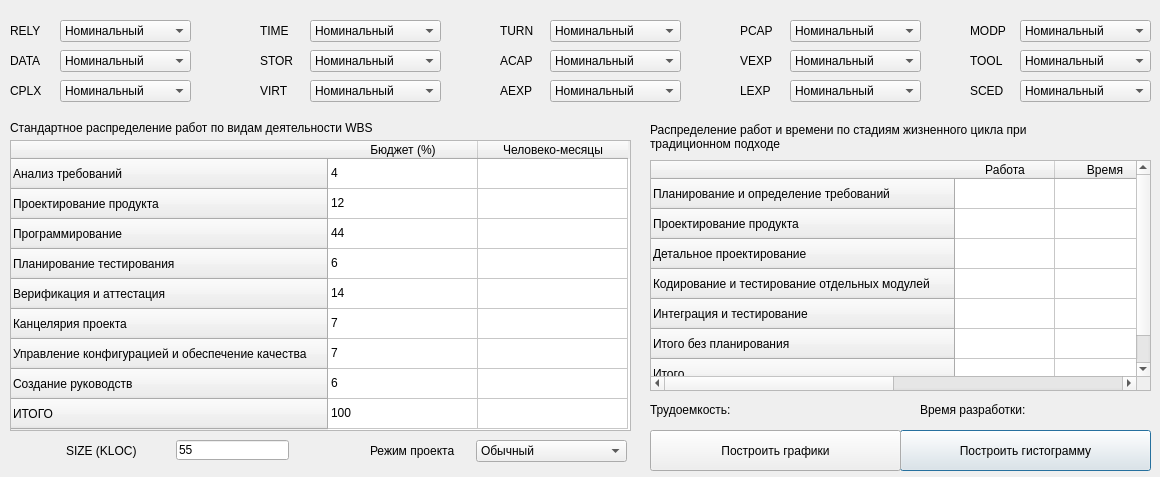
<?xml version="1.0" encoding="UTF-8"?>
<ui version="4.0">
 <class>Dialog</class>
 <widget class="QDialog" name="Dialog">
  <property name="geometry">
   <rect>
    <x>0</x>
    <y>0</y>
    <width>1160</width>
    <height>477</height>
   </rect>
  </property>
  <property name="minimumSize">
   <size>
    <width>1160</width>
    <height>477</height>
   </size>
  </property>
  <property name="maximumSize">
   <size>
    <width>1160</width>
    <height>477</height>
   </size>
  </property>
  <property name="windowTitle">
   <string>COCOMO</string>
  </property>
  <widget class="QComboBox" name="comboBox_1">
   <property name="geometry">
    <rect>
     <x>60</x>
     <y>20</y>
     <width>131</width>
     <height>22</height>
    </rect>
   </property>
   <property name="currentIndex">
    <number>2</number>
   </property>
   <item>
    <property name="text">
     <string>Очень низкий</string>
    </property>
   </item>
   <item>
    <property name="text">
     <string>Низкий</string>
    </property>
   </item>
   <item>
    <property name="text">
     <string>Номинальный</string>
    </property>
   </item>
   <item>
    <property name="text">
     <string>Высокий</string>
    </property>
   </item>
   <item>
    <property name="text">
     <string>Очень высокий</string>
    </property>
   </item>
  </widget>
  <widget class="QComboBox" name="comboBox_2">
   <property name="geometry">
    <rect>
     <x>60</x>
     <y>50</y>
     <width>131</width>
     <height>22</height>
    </rect>
   </property>
   <property name="currentIndex">
    <number>1</number>
   </property>
   <item>
    <property name="text">
     <string>Низкий</string>
    </property>
   </item>
   <item>
    <property name="text">
     <string>Номинальный</string>
    </property>
   </item>
   <item>
    <property name="text">
     <string>Высокий</string>
    </property>
   </item>
   <item>
    <property name="text">
     <string>Очень высокий</string>
    </property>
   </item>
  </widget>
  <widget class="QLabel" name="label">
   <property name="geometry">
    <rect>
     <x>10</x>
     <y>20</y>
     <width>39</width>
     <height>21</height>
    </rect>
   </property>
   <property name="text">
    <string>RELY</string>
   </property>
  </widget>
  <widget class="QLabel" name="label_2">
   <property name="geometry">
    <rect>
     <x>10</x>
     <y>50</y>
     <width>39</width>
     <height>21</height>
    </rect>
   </property>
   <property name="text">
    <string>DATA</string>
   </property>
  </widget>
  <widget class="QLabel" name="label_3">
   <property name="geometry">
    <rect>
     <x>10</x>
     <y>80</y>
     <width>39</width>
     <height>21</height>
    </rect>
   </property>
   <property name="text">
    <string>CPLX</string>
   </property>
  </widget>
  <widget class="QLabel" name="label_4">
   <property name="geometry">
    <rect>
     <x>260</x>
     <y>20</y>
     <width>39</width>
     <height>21</height>
    </rect>
   </property>
   <property name="text">
    <string>TIME</string>
   </property>
  </widget>
  <widget class="QLabel" name="label_5">
   <property name="geometry">
    <rect>
     <x>260</x>
     <y>50</y>
     <width>39</width>
     <height>21</height>
    </rect>
   </property>
   <property name="text">
    <string>STOR</string>
   </property>
  </widget>
  <widget class="QLabel" name="label_6">
   <property name="geometry">
    <rect>
     <x>260</x>
     <y>80</y>
     <width>39</width>
     <height>21</height>
    </rect>
   </property>
   <property name="text">
    <string>VIRT</string>
   </property>
  </widget>
  <widget class="QLabel" name="label_7">
   <property name="geometry">
    <rect>
     <x>500</x>
     <y>20</y>
     <width>39</width>
     <height>21</height>
    </rect>
   </property>
   <property name="text">
    <string>TURN</string>
   </property>
  </widget>
  <widget class="QLabel" name="label_8">
   <property name="geometry">
    <rect>
     <x>500</x>
     <y>50</y>
     <width>39</width>
     <height>21</height>
    </rect>
   </property>
   <property name="text">
    <string>ACAP</string>
   </property>
  </widget>
  <widget class="QLabel" name="label_9">
   <property name="geometry">
    <rect>
     <x>500</x>
     <y>80</y>
     <width>39</width>
     <height>21</height>
    </rect>
   </property>
   <property name="text">
    <string>AEXP</string>
   </property>
  </widget>
  <widget class="QLabel" name="label_10">
   <property name="geometry">
    <rect>
     <x>740</x>
     <y>20</y>
     <width>39</width>
     <height>21</height>
    </rect>
   </property>
   <property name="text">
    <string>PCAP</string>
   </property>
  </widget>
  <widget class="QLabel" name="label_11">
   <property name="geometry">
    <rect>
     <x>740</x>
     <y>50</y>
     <width>39</width>
     <height>21</height>
    </rect>
   </property>
   <property name="text">
    <string>VEXP</string>
   </property>
  </widget>
  <widget class="QLabel" name="label_12">
   <property name="geometry">
    <rect>
     <x>740</x>
     <y>80</y>
     <width>39</width>
     <height>21</height>
    </rect>
   </property>
   <property name="text">
    <string>LEXP</string>
   </property>
  </widget>
  <widget class="QLabel" name="label_13">
   <property name="geometry">
    <rect>
     <x>970</x>
     <y>20</y>
     <width>39</width>
     <height>21</height>
    </rect>
   </property>
   <property name="text">
    <string>MODP</string>
   </property>
  </widget>
  <widget class="QLabel" name="label_14">
   <property name="geometry">
    <rect>
     <x>970</x>
     <y>50</y>
     <width>39</width>
     <height>21</height>
    </rect>
   </property>
   <property name="text">
    <string>TOOL</string>
   </property>
  </widget>
  <widget class="QLabel" name="label_15">
   <property name="geometry">
    <rect>
     <x>970</x>
     <y>80</y>
     <width>39</width>
     <height>21</height>
    </rect>
   </property>
   <property name="text">
    <string>SCED</string>
   </property>
  </widget>
  <widget class="QComboBox" name="comboBox_3">
   <property name="geometry">
    <rect>
     <x>60</x>
     <y>80</y>
     <width>131</width>
     <height>22</height>
    </rect>
   </property>
   <property name="currentIndex">
    <number>2</number>
   </property>
   <item>
    <property name="text">
     <string>Очень низкий</string>
    </property>
   </item>
   <item>
    <property name="text">
     <string>Низкий</string>
    </property>
   </item>
   <item>
    <property name="text">
     <string>Номинальный</string>
    </property>
   </item>
   <item>
    <property name="text">
     <string>Высокий</string>
    </property>
   </item>
   <item>
    <property name="text">
     <string>Очень высокий</string>
    </property>
   </item>
  </widget>
  <widget class="QComboBox" name="comboBox_4">
   <property name="geometry">
    <rect>
     <x>310</x>
     <y>20</y>
     <width>131</width>
     <height>22</height>
    </rect>
   </property>
   <property name="currentIndex">
    <number>0</number>
   </property>
   <item>
    <property name="text">
     <string>Номинальный</string>
    </property>
   </item>
   <item>
    <property name="text">
     <string>Высокий</string>
    </property>
   </item>
   <item>
    <property name="text">
     <string>Очень высокий</string>
    </property>
   </item>
  </widget>
  <widget class="QComboBox" name="comboBox_5">
   <property name="geometry">
    <rect>
     <x>310</x>
     <y>50</y>
     <width>131</width>
     <height>22</height>
    </rect>
   </property>
   <property name="currentIndex">
    <number>0</number>
   </property>
   <item>
    <property name="text">
     <string>Номинальный</string>
    </property>
   </item>
   <item>
    <property name="text">
     <string>Высокий</string>
    </property>
   </item>
   <item>
    <property name="text">
     <string>Очень высокий</string>
    </property>
   </item>
  </widget>
  <widget class="QComboBox" name="comboBox_6">
   <property name="geometry">
    <rect>
     <x>310</x>
     <y>80</y>
     <width>131</width>
     <height>22</height>
    </rect>
   </property>
   <property name="currentIndex">
    <number>1</number>
   </property>
   <item>
    <property name="text">
     <string>Низкий</string>
    </property>
   </item>
   <item>
    <property name="text">
     <string>Номинальный</string>
    </property>
   </item>
   <item>
    <property name="text">
     <string>Высокий</string>
    </property>
   </item>
   <item>
    <property name="text">
     <string>Очень высокий</string>
    </property>
   </item>
  </widget>
  <widget class="QComboBox" name="comboBox_7">
   <property name="geometry">
    <rect>
     <x>550</x>
     <y>20</y>
     <width>131</width>
     <height>22</height>
    </rect>
   </property>
   <property name="currentIndex">
    <number>1</number>
   </property>
   <item>
    <property name="text">
     <string>Низкий</string>
    </property>
   </item>
   <item>
    <property name="text">
     <string>Номинальный</string>
    </property>
   </item>
   <item>
    <property name="text">
     <string>Высокий</string>
    </property>
   </item>
   <item>
    <property name="text">
     <string>Очень высокий</string>
    </property>
   </item>
  </widget>
  <widget class="QComboBox" name="comboBox_8">
   <property name="geometry">
    <rect>
     <x>550</x>
     <y>50</y>
     <width>131</width>
     <height>22</height>
    </rect>
   </property>
   <property name="currentIndex">
    <number>2</number>
   </property>
   <item>
    <property name="text">
     <string>Очень низкий</string>
    </property>
   </item>
   <item>
    <property name="text">
     <string>Низкий</string>
    </property>
   </item>
   <item>
    <property name="text">
     <string>Номинальный</string>
    </property>
   </item>
   <item>
    <property name="text">
     <string>Высокий</string>
    </property>
   </item>
   <item>
    <property name="text">
     <string>Очень высокий</string>
    </property>
   </item>
  </widget>
  <widget class="QComboBox" name="comboBox_9">
   <property name="geometry">
    <rect>
     <x>550</x>
     <y>80</y>
     <width>131</width>
     <height>22</height>
    </rect>
   </property>
   <property name="currentIndex">
    <number>2</number>
   </property>
   <item>
    <property name="text">
     <string>Очень низкий</string>
    </property>
   </item>
   <item>
    <property name="text">
     <string>Низкий</string>
    </property>
   </item>
   <item>
    <property name="text">
     <string>Номинальный</string>
    </property>
   </item>
   <item>
    <property name="text">
     <string>Высокий</string>
    </property>
   </item>
   <item>
    <property name="text">
     <string>Очень высокий</string>
    </property>
   </item>
  </widget>
  <widget class="QComboBox" name="comboBox_10">
   <property name="geometry">
    <rect>
     <x>790</x>
     <y>20</y>
     <width>131</width>
     <height>22</height>
    </rect>
   </property>
   <property name="currentIndex">
    <number>2</number>
   </property>
   <item>
    <property name="text">
     <string>Очень низкий</string>
    </property>
   </item>
   <item>
    <property name="text">
     <string>Низкий</string>
    </property>
   </item>
   <item>
    <property name="text">
     <string>Номинальный</string>
    </property>
   </item>
   <item>
    <property name="text">
     <string>Высокий</string>
    </property>
   </item>
   <item>
    <property name="text">
     <string>Очень высокий</string>
    </property>
   </item>
  </widget>
  <widget class="QComboBox" name="comboBox_11">
   <property name="geometry">
    <rect>
     <x>790</x>
     <y>50</y>
     <width>131</width>
     <height>22</height>
    </rect>
   </property>
   <property name="currentIndex">
    <number>2</number>
   </property>
   <item>
    <property name="text">
     <string>Очень низкий</string>
    </property>
   </item>
   <item>
    <property name="text">
     <string>Низкий</string>
    </property>
   </item>
   <item>
    <property name="text">
     <string>Номинальный</string>
    </property>
   </item>
   <item>
    <property name="text">
     <string>Высокий</string>
    </property>
   </item>
  </widget>
  <widget class="QComboBox" name="comboBox_12">
   <property name="geometry">
    <rect>
     <x>790</x>
     <y>80</y>
     <width>131</width>
     <height>22</height>
    </rect>
   </property>
   <property name="currentIndex">
    <number>2</number>
   </property>
   <item>
    <property name="text">
     <string>Очень низкий</string>
    </property>
   </item>
   <item>
    <property name="text">
     <string>Низкий</string>
    </property>
   </item>
   <item>
    <property name="text">
     <string>Номинальный</string>
    </property>
   </item>
   <item>
    <property name="text">
     <string>Высокий</string>
    </property>
   </item>
  </widget>
  <widget class="QComboBox" name="comboBox_13">
   <property name="geometry">
    <rect>
     <x>1020</x>
     <y>20</y>
     <width>131</width>
     <height>22</height>
    </rect>
   </property>
   <property name="currentIndex">
    <number>2</number>
   </property>
   <item>
    <property name="text">
     <string>Очень низкий</string>
    </property>
   </item>
   <item>
    <property name="text">
     <string>Низкий</string>
    </property>
   </item>
   <item>
    <property name="text">
     <string>Номинальный</string>
    </property>
   </item>
   <item>
    <property name="text">
     <string>Высокий</string>
    </property>
   </item>
   <item>
    <property name="text">
     <string>Очень высокий</string>
    </property>
   </item>
  </widget>
  <widget class="QComboBox" name="comboBox_14">
   <property name="geometry">
    <rect>
     <x>1020</x>
     <y>50</y>
     <width>131</width>
     <height>22</height>
    </rect>
   </property>
   <property name="currentIndex">
    <number>2</number>
   </property>
   <item>
    <property name="text">
     <string>Очень низкий</string>
    </property>
   </item>
   <item>
    <property name="text">
     <string>Низкий</string>
    </property>
   </item>
   <item>
    <property name="text">
     <string>Номинальный</string>
    </property>
   </item>
   <item>
    <property name="text">
     <string>Высокий</string>
    </property>
   </item>
   <item>
    <property name="text">
     <string>Очень высокий</string>
    </property>
   </item>
  </widget>
  <widget class="QComboBox" name="comboBox_15">
   <property name="geometry">
    <rect>
     <x>1020</x>
     <y>80</y>
     <width>131</width>
     <height>22</height>
    </rect>
   </property>
   <property name="currentIndex">
    <number>2</number>
   </property>
   <item>
    <property name="text">
     <string>Очень низкий</string>
    </property>
   </item>
   <item>
    <property name="text">
     <string>Низкий</string>
    </property>
   </item>
   <item>
    <property name="text">
     <string>Номинальный</string>
    </property>
   </item>
   <item>
    <property name="text">
     <string>Высокий</string>
    </property>
   </item>
   <item>
    <property name="text">
     <string>Очень высокий</string>
    </property>
   </item>
  </widget>
  <widget class="QLineEdit" name="sizeEdit">
   <property name="geometry">
    <rect>
     <x>176</x>
     <y>440</y>
     <width>113</width>
     <height>20</height>
    </rect>
   </property>
   <property name="text">
    <string>55</string>
   </property>
  </widget>
  <widget class="QLabel" name="label_16">
   <property name="geometry">
    <rect>
     <x>66</x>
     <y>440</y>
     <width>81</width>
     <height>21</height>
    </rect>
   </property>
   <property name="text">
    <string>SIZE (KLOC)</string>
   </property>
  </widget>
  <widget class="QComboBox" name="comboBox_16">
   <property name="geometry">
    <rect>
     <x>476</x>
     <y>440</y>
     <width>151</width>
     <height>22</height>
    </rect>
   </property>
   <item>
    <property name="text">
     <string>Обычный</string>
    </property>
   </item>
   <item>
    <property name="text">
     <string>Промежуточный</string>
    </property>
   </item>
   <item>
    <property name="text">
     <string>Встроенный</string>
    </property>
   </item>
  </widget>
  <widget class="QLabel" name="label_17">
   <property name="geometry">
    <rect>
     <x>370</x>
     <y>440</y>
     <width>111</width>
     <height>21</height>
    </rect>
   </property>
   <property name="text">
    <string>Режим проекта</string>
   </property>
  </widget>
  <widget class="QLabel" name="pmLabel">
   <property name="geometry">
    <rect>
     <x>650</x>
     <y>400</y>
     <width>251</width>
     <height>20</height>
    </rect>
   </property>
   <property name="text">
    <string>Трудоемкость:</string>
   </property>
  </widget>
  <widget class="QLabel" name="tmLabel">
   <property name="geometry">
    <rect>
     <x>920</x>
     <y>400</y>
     <width>231</width>
     <height>20</height>
    </rect>
   </property>
   <property name="text">
    <string>Время разработки: </string>
   </property>
  </widget>
  <widget class="QTableWidget" name="wbsTable">
   <property name="geometry">
    <rect>
     <x>10</x>
     <y>140</y>
     <width>621</width>
     <height>291</height>
    </rect>
   </property>
   <attribute name="horizontalHeaderDefaultSectionSize">
    <number>150</number>
   </attribute>
   <row>
    <property name="text">
     <string>Анализ требований</string>
    </property>
   </row>
   <row>
    <property name="text">
     <string>Проектирование продукта</string>
    </property>
   </row>
   <row>
    <property name="text">
     <string>Программирование</string>
    </property>
   </row>
   <row>
    <property name="text">
     <string>Планирование тестирования</string>
    </property>
   </row>
   <row>
    <property name="text">
     <string>Верификация и аттестация</string>
    </property>
   </row>
   <row>
    <property name="text">
     <string>Канцелярия проекта</string>
    </property>
   </row>
   <row>
    <property name="text">
     <string>Управление конфигурацией и обеспечение качества</string>
    </property>
   </row>
   <row>
    <property name="text">
     <string>Создание руководств</string>
    </property>
   </row>
   <row>
    <property name="text">
     <string>ИТОГО</string>
    </property>
   </row>
   <column>
    <property name="text">
     <string>Бюджет (%)</string>
    </property>
   </column>
   <column>
    <property name="text">
     <string>Человеко-месяцы</string>
    </property>
   </column>
   <item row="0" column="0">
    <property name="text">
     <string>4</string>
    </property>
   </item>
   <item row="1" column="0">
    <property name="text">
     <string>12</string>
    </property>
   </item>
   <item row="2" column="0">
    <property name="text">
     <string>44</string>
    </property>
   </item>
   <item row="3" column="0">
    <property name="text">
     <string>6</string>
    </property>
   </item>
   <item row="4" column="0">
    <property name="text">
     <string>14</string>
    </property>
   </item>
   <item row="5" column="0">
    <property name="text">
     <string>7</string>
    </property>
   </item>
   <item row="6" column="0">
    <property name="text">
     <string>7</string>
    </property>
   </item>
   <item row="7" column="0">
    <property name="text">
     <string>6</string>
    </property>
   </item>
   <item row="8" column="0">
    <property name="text">
     <string>100</string>
    </property>
   </item>
  </widget>
  <widget class="QLabel" name="label_18">
   <property name="geometry">
    <rect>
     <x>10</x>
     <y>120</y>
     <width>531</width>
     <height>16</height>
    </rect>
   </property>
   <property name="text">
    <string>Стандартное распределение работ по видам деятельности WBS</string>
   </property>
  </widget>
  <widget class="QTableWidget" name="classicTable">
   <property name="geometry">
    <rect>
     <x>650</x>
     <y>160</y>
     <width>501</width>
     <height>231</height>
    </rect>
   </property>
   <attribute name="verticalHeaderVisible">
    <bool>true</bool>
   </attribute>
   <attribute name="verticalHeaderCascadingSectionResizes">
    <bool>false</bool>
   </attribute>
   <attribute name="verticalHeaderHighlightSections">
    <bool>true</bool>
   </attribute>
   <attribute name="verticalHeaderShowSortIndicator" stdset="0">
    <bool>false</bool>
   </attribute>
   <attribute name="verticalHeaderStretchLastSection">
    <bool>false</bool>
   </attribute>
   <row>
    <property name="text">
     <string>Планирование и определение требований</string>
    </property>
   </row>
   <row>
    <property name="text">
     <string>Проектирование продукта</string>
    </property>
   </row>
   <row>
    <property name="text">
     <string>Детальное проектирование</string>
    </property>
   </row>
   <row>
    <property name="text">
     <string>Кодирование и тестирование отдельных модулей</string>
    </property>
   </row>
   <row>
    <property name="text">
     <string>Интеграция и тестирование</string>
    </property>
   </row>
   <row>
    <property name="text">
     <string>Итого без планирования</string>
    </property>
   </row>
   <row>
    <property name="text">
     <string>Итого</string>
    </property>
   </row>
   <column>
    <property name="text">
     <string>Работа</string>
    </property>
   </column>
   <column>
    <property name="text">
     <string>Время</string>
    </property>
   </column>
  </widget>
  <widget class="QLabel" name="label_19">
   <property name="geometry">
    <rect>
     <x>650</x>
     <y>116</y>
     <width>601</width>
     <height>41</height>
    </rect>
   </property>
   <property name="text">
    <string>Распределение работ и времени по стадиям жизненного цикла при 
традиционном подходе</string>
   </property>
  </widget>
  <widget class="QPushButton" name="gistButton">
   <property name="geometry">
    <rect>
     <x>900</x>
     <y>430</y>
     <width>251</width>
     <height>41</height>
    </rect>
   </property>
   <property name="text">
    <string>Построить гистограмму</string>
   </property>
  </widget>
  <widget class="QPushButton" name="task1Button">
   <property name="geometry">
    <rect>
     <x>650</x>
     <y>430</y>
     <width>251</width>
     <height>41</height>
    </rect>
   </property>
   <property name="text">
    <string>Построить графики</string>
   </property>
  </widget>
 </widget>
 <resources/>
 <connections/>
</ui>
